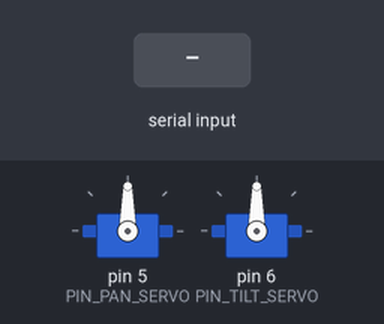
The sketch below on a simulated Arduino Uno, built with avr-gcc and run on an emulated ATmega328P. Shown: 2 × servo. The inputs (shaded band) are chosen by the test bench. What the sketch prints to the serial monitor is not drawn.

Above: at 1.2 s.
1.3 s: "PAN:90\n" received over Serial
At 2.0 s:
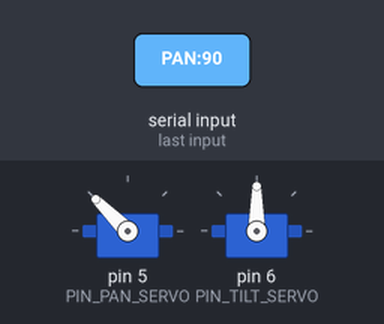
2.8 s: "TILT:90\n" received over Serial
At 3.2 s:
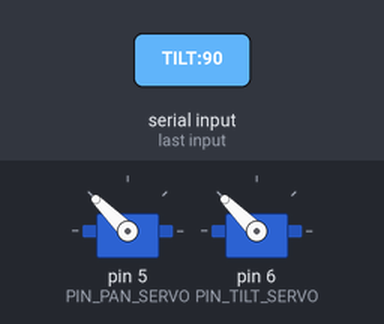
Timing chart, 0 to 5.8 s (numbered marks = the images above; inputs shaded):
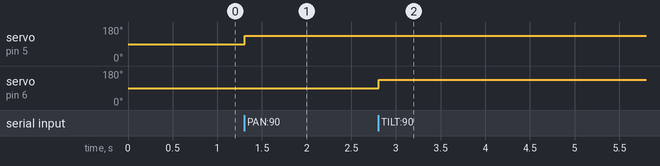

Measured:
- after the input at 1.3 s, servo on pin 5 (PIN_PAN_SERVO): 90° → 135° at once
- after the input at 2.8 s, servo on pin 6 (PIN_TILT_SERVO): 90° → 135° at once

The sketch:

ServoCamerav3.ino
```cpp
#include <Servo.h>

// --- Broches de connexion des Servomoteurs ---
#define PIN_PAN_SERVO 5   // Moteur Horizontal (Pan)
#define PIN_TILT_SERVO 6 // Moteur Vertical (Tilt)

Servo pan_servo;
Servo tilt_servo;

// --- Angles de Contrôle (État Actuel) ---
int current_pan_angle = 90;
int current_tilt_angle = 90;

// Plage maximale des angles (Sécurité mécanique)
const int MIN_ANGLE = 45;
const int MAX_ANGLE = 135;
const int CENTER_ANGLE = 90;

// Communication Série
const int BAUDRATE = 9600; // DOIT CORRESPONDRE AU CODE PYTHON

void setup() {
    pan_servo.attach(PIN_PAN_SERVO);
    tilt_servo.attach(PIN_TILT_SERVO);

    // Position initiale : placer les moteurs au centre
    pan_servo.write(CENTER_ANGLE);
    tilt_servo.write(CENTER_ANGLE);

    Serial.begin(BAUDRATE);
    Serial.println("Tourelle prete. Attente de commandes...");
}

void loop() {
    // S'assurer qu'au moins une ligne complète est disponible
    if (Serial.available()) {
        String command = Serial.readStringUntil('\n');

        // --- Traitement de la commande PAN ---
        if (command.startsWith("PAN:")) {
            // Extraire le pas (step) : ex: "-5" à partir de "PAN:-5"
            int step = command.substring(4).toInt();

            // Calcul du nouvel angle : Ajout du pas (qui peut être positif ou négatif)
            int new_angle = current_pan_angle + step;

            // Sécurité: Limiter le nouvel angle
            new_angle = constrain(new_angle, MIN_ANGLE, MAX_ANGLE);

            // Mise à jour de l'état et commande
            current_pan_angle = new_angle;
            pan_servo.write(current_pan_angle);

            // Optionnel: Décommenter pour visualiser les angles dans le Moniteur Série
            // Serial.print("PAN: Step="); Serial.print(step); Serial.print(", Angle="); Serial.println(current_pan_angle);
        }
        // --- Traitement de la commande TILT ---
        else if (command.startsWith("TILT:")) {
            // Extraire le pas (step) : ex: "2" à partir de "TILT:2"
            int step = command.substring(5).toInt();

            // Calcul du nouvel angle
            int new_angle = current_tilt_angle + step;

            // Sécurité: Limiter le nouvel angle
            new_angle = constrain(new_angle, MIN_ANGLE, MAX_ANGLE);

            // Mise à jour de l'état et commande
            current_tilt_angle = new_angle;
            tilt_servo.write(current_tilt_angle);

            // Optionnel: Décommenter pour visualiser les angles dans le Moniteur Série
            // Serial.print("TILT: Step="); Serial.print(step); Serial.print(", Angle="); Serial.println(current_tilt_angle);
        }
    }
}
```
